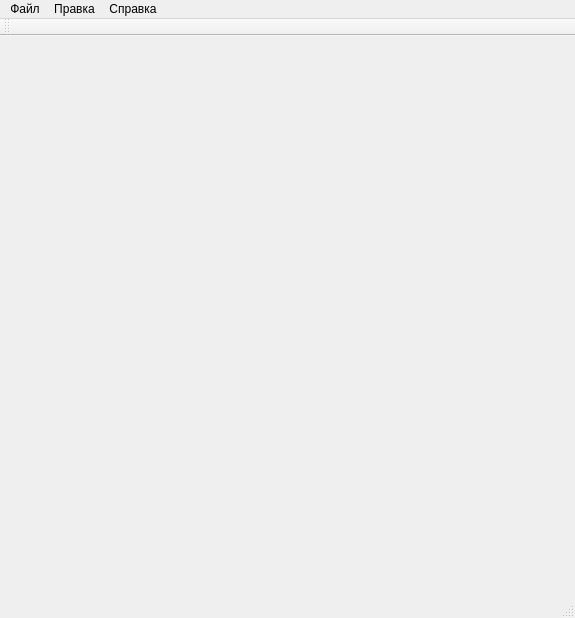
<?xml version="1.0" encoding="UTF-8"?>
<ui version="4.0">
 <class>MainWindow</class>
 <widget class="QMainWindow" name="MainWindow">
  <property name="geometry">
   <rect>
    <x>0</x>
    <y>0</y>
    <width>575</width>
    <height>618</height>
   </rect>
  </property>
  <property name="windowTitle">
   <string>Гипотрохоида v0.1</string>
  </property>
  <widget class="QWidget" name="centralWidget"/>
  <widget class="QMenuBar" name="menuBar">
   <property name="geometry">
    <rect>
     <x>0</x>
     <y>0</y>
     <width>575</width>
     <height>21</height>
    </rect>
   </property>
   <widget class="QMenu" name="menu">
    <property name="title">
     <string>Файл</string>
    </property>
    <addaction name="action"/>
   </widget>
   <widget class="QMenu" name="menu_2">
    <property name="title">
     <string>Правка</string>
    </property>
    <addaction name="action_2"/>
   </widget>
   <widget class="QMenu" name="menu_3">
    <property name="title">
     <string>Справка</string>
    </property>
    <addaction name="action_3"/>
   </widget>
   <addaction name="menu"/>
   <addaction name="menu_2"/>
   <addaction name="menu_3"/>
  </widget>
  <widget class="QToolBar" name="mainToolBar">
   <attribute name="toolBarArea">
    <enum>TopToolBarArea</enum>
   </attribute>
   <attribute name="toolBarBreak">
    <bool>false</bool>
   </attribute>
  </widget>
  <widget class="QStatusBar" name="statusBar"/>
  <action name="action">
   <property name="text">
    <string>Выход</string>
   </property>
  </action>
  <action name="action_2">
   <property name="text">
    <string>Входные данные</string>
   </property>
  </action>
  <action name="action_3">
   <property name="text">
    <string>О программе</string>
   </property>
  </action>
 </widget>
 <layoutdefault spacing="6" margin="11"/>
 <resources/>
 <connections>
  <connection>
   <sender>action</sender>
   <signal>triggered()</signal>
   <receiver>MainWindow</receiver>
   <slot>close()</slot>
   <hints>
    <hint type="sourcelabel">
     <x>-1</x>
     <y>-1</y>
    </hint>
    <hint type="destinationlabel">
     <x>323</x>
     <y>279</y>
    </hint>
   </hints>
  </connection>
 </connections>
</ui>
